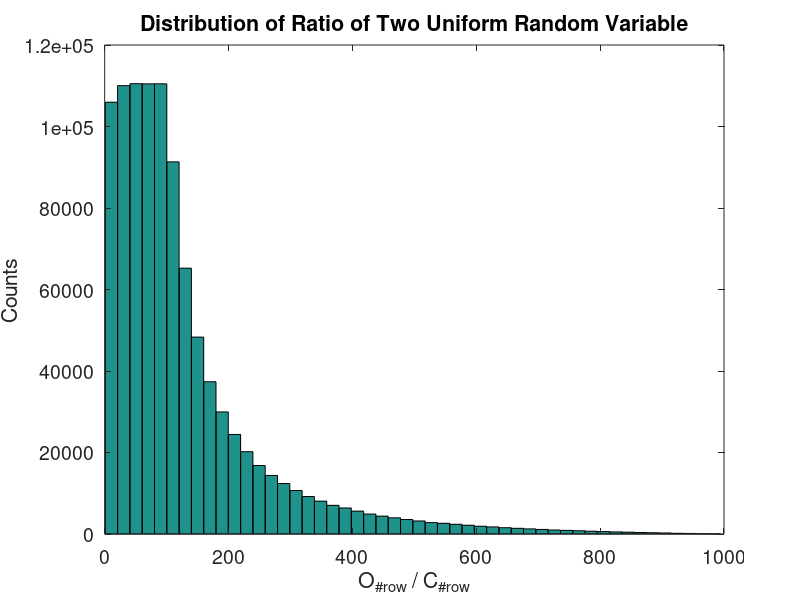

Write the MATLAB code that produced this figure.
clear all;
close all;
clc;

A = unifrnd(1000,1E4,1,1E6);
B = unifrnd(1E4,1E6,1,1E6);
hist(B./A,50);
title('Distribution of Ratio of Two Uniform Random Variable','FontSize',18);
xlabel('O_{#row} / C_{#row}','FontSize',14);
ylabel('Counts','FontSize',14);
set(gca,'FontSize',14);
